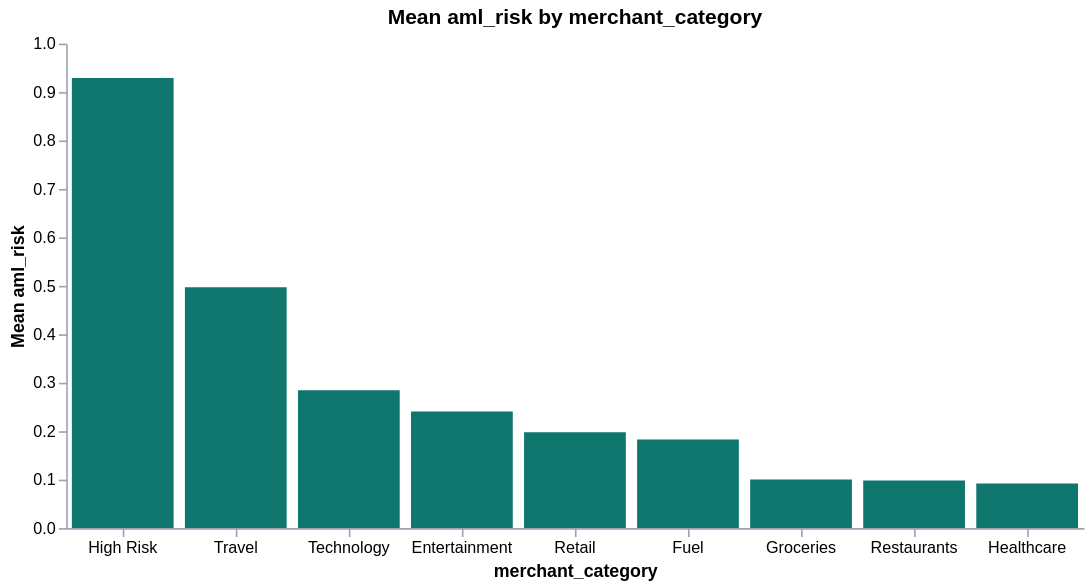

The notebook cell this image was saved under:
### Code cell
group_mean_chart('merchant_category')

### Figure 1 — Vega-Lite specification as saved in the notebook (floating-point values rounded to 4 significant figures)
{"config": {"view": {"continuousWidth": 300, "continuousHeight": 300, "strokeWidth": 0}, "axis": {"domainColor": "#9ca3af", "labelColor": "#000", "tickColor": "#9ca3af", "titleColor": "#000"}}, "data": {"name": "data-81ae3aa2871055653266e9231edbdaae"}, "mark": {"type": "bar", "color": "#0f766e"}, "encoding": {"tooltip": [{"field": "merchant_category", "type": "nominal"}, {"field": "mean", "format": ".3f", "title": "Mean aml_risk", "type": "quantitative"}, {"field": "count", "format": ",", "title": "Transactions", "type": "quantitative"}], "x": {"axis": {"grid": false, "labelAngle": 0}, "field": "merchant_category", "sort": "-y", "title": "merchant_category", "type": "nominal"}, "y": {"axis": {"grid": false}, "field": "mean", "title": "Mean aml_risk", "type": "quantitative"}}, "height": 300, "title": "Mean aml_risk by merchant_category", "width": 630, "$schema": "https://vega.github.io/schema/vega-lite/v5.20.1.json", "datasets": {"data-81ae3aa2871055653266e9231edbdaae": [{"merchant_category": "Entertainment", "mean": 0.2408, "count": 194236}, {"merchant_category": "Fuel", "mean": 0.1828, "count": 163241}, {"merchant_category": "Groceries", "mean": 0.1002, "count": 347091}, {"merchant_category": "Healthcare", "mean": 0.09205, "count": 122481}, {"merchant_category": "High Risk", "mean": 0.9289, "count": 41131}, {"merchant_category": "Restaurants", "mean": 0.09846, "count": 204523}, {"merchant_category": "Retail", "mean": 0.198, "count": 265765}, {"merchant_category": "Technology", "mean": 0.2844, "count": 81639}, {"merchant_category": "Travel", "mean": 0.4971, "count": 111902}]}}
